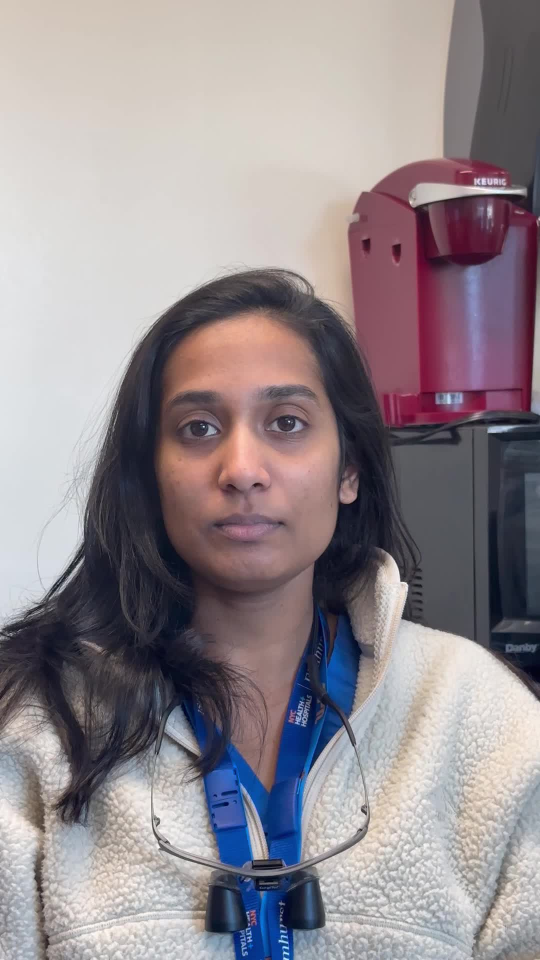
#> input picture calibration_frames/patient1_frame1.jpg, 1080 x 1920 px (shown at 1/2 size)
$ python diagnose_preprocessing_order.py
#> lines starting #> are read from the running program, lines starting #| are printed output that depends on the picture; long printed decimals are rounded
"""
Diagnose ONNX Preprocessing Order Bug

Test if preprocessing before vs after resize causes the observed discrepancy.
"""

import sys
import cv2
import numpy as np
from pathlib import Path

# Add pymtcnn to path
sys.path.insert(0, str(Path(__file__).parent / "pymtcnn"))

TEST_IMAGE = "calibration_frames/patient1_frame1.jpg"

print("="*80)
print("Preprocessing Order Diagnostic")
print("="*80)

# Load test image
img = cv2.imread(TEST_IMAGE)
#> img is the input picture: shape (1920, 1080, 3); mean B, G, R 143.3, 138.5, 147.4
print(f"\nOriginal image shape: {img.shape}")
#| Original image shape: (1920, 1080, 3)
print(f"Original image dtype: {img.dtype}, range: [{img.min()}, {img.max()}]")
#| Original image dtype: uint8, range: [0, 255]

# Test resize at scale 0.5
scale = 0.5
target_h = int(img.shape[0] * scale)
#> target_h = 960
target_w = int(img.shape[1] * scale)
#> target_w = 540

print(f"\nTarget size: {target_h} x {target_w}")
#| Target size: 960 x 540

# Method 1: CORRECT - Resize THEN preprocess (CoreML/Base/OldONNX)
print("\n" + "="*80)
print("Method 1: Resize THEN Preprocess (CORRECT - CoreML/Base/Old ONNX)")
print("="*80)

img_resized_first = cv2.resize(img, (target_w, target_h), interpolation=cv2.INTER_LINEAR)
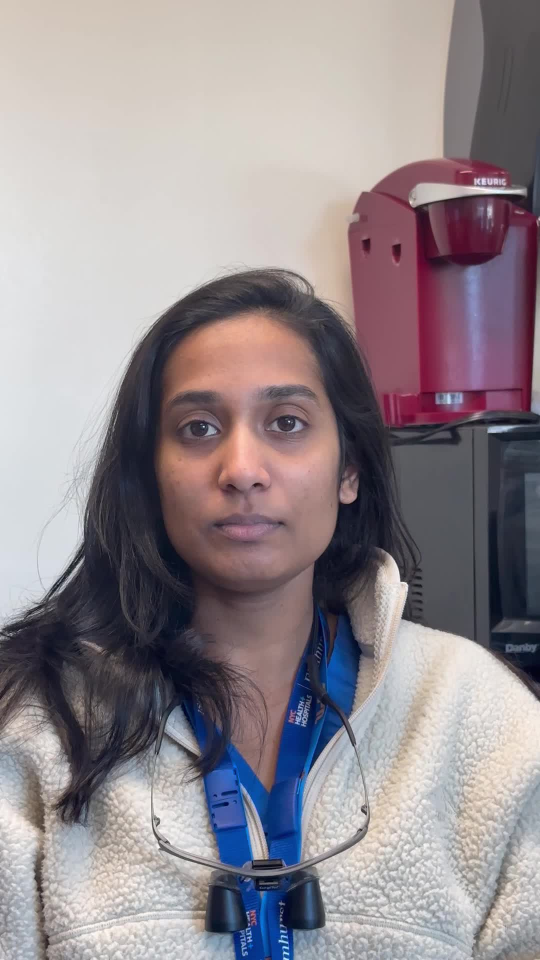
#> img_resized_first: shape (960, 540, 3); mean B, G, R 143.4, 138.6, 147.5
print(f"After resize: shape={img_resized_first.shape}, dtype={img_resized_first.dtype}, range=[{img_resized_first.min()}, {img_resized_first.max()}]")
#| After resize: shape=(960, 540, 3), dtype=uint8, range=[0, 255]

# Normalize
img_norm_after = (img_resized_first.astype(np.float32) - 127.5) * 0.0078125
print(f"After normalize: shape={img_norm_after.shape}, dtype={img_norm_after.dtype}, range=[{img_norm_after.min():.4f}, {img_norm_after.max():.4f}]")
#| After normalize: shape=(960, 540, 3), dtype=float32, range=[-0.9961, 0.9961]

# BGR -> RGB
img_rgb_after = cv2.cvtColor(img_norm_after, cv2.COLOR_BGR2RGB)
print(f"After BGR→RGB: shape={img_rgb_after.shape}, dtype={img_rgb_after.dtype}, range=[{img_rgb_after.min():.4f}, {img_rgb_after.max():.4f}]")
#| After BGR→RGB: shape=(960, 540, 3), dtype=float32, range=[-0.9961, 0.9961]

# Transpose HWC -> CHW
img_final_correct = img_rgb_after.transpose(2, 0, 1)
print(f"After transpose: shape={img_final_correct.shape}")
#| After transpose: shape=(3, 960, 540)

# Method 2: BROKEN - Preprocess THEN resize (Current ONNX)
print("\n" + "="*80)
print("Method 2: Preprocess THEN Resize (BROKEN - Current ONNX)")
print("="*80)

# BGR -> RGB first
img_rgb_first = cv2.cvtColor(img, cv2.COLOR_BGR2RGB)
print(f"After BGR→RGB: shape={img_rgb_first.shape}, dtype={img_rgb_first.dtype}, range=[{img_rgb_first.min()}, {img_rgb_first.max()}]")
#| After BGR→RGB: shape=(1920, 1080, 3), dtype=uint8, range=[0, 255]

# Normalize
img_norm_before = (img_rgb_first.astype(np.float32) - 127.5) / 128.0
print(f"After normalize: shape={img_norm_before.shape}, dtype={img_norm_before.dtype}, range=[{img_norm_before.min():.4f}, {img_norm_before.max():.4f}]")
#| After normalize: shape=(1920, 1080, 3), dtype=float32, range=[-0.9961, 0.9961]

# Resize normalized image
img_resized_after = cv2.resize(img_norm_before, (target_w, target_h), interpolation=cv2.INTER_LINEAR)
print(f"After resize: shape={img_resized_after.shape}, dtype={img_resized_after.dtype}, range=[{img_resized_after.min():.4f}, {img_resized_after.max():.4f}]")
#| After resize: shape=(960, 540, 3), dtype=float32, range=[-0.9961, 0.9961]

# Transpose HWC -> CHW
img_final_broken = img_resized_after.transpose(2, 0, 1)
print(f"After transpose: shape={img_final_broken.shape}")
#| After transpose: shape=(3, 960, 540)

# Compare the two methods
print("\n" + "="*80)
print("Comparison")
print("="*80)

diff = np.abs(img_final_correct - img_final_broken)
print(f"\nAbsolute difference:")
print(f"  Mean: {diff.mean():.6f}")
#|   Mean: 0.001188
print(f"  Max:  {diff.max():.6f}")
#|   Max:  0.003906
print(f"  Median: {np.median(diff):.6f}")
#|   Median: 0
print(f"  Std:  {diff.std():.6f}")
#|   Std:  0.001542

# Check for overshoot
print(f"\nMethod 1 (correct) range: [{img_final_correct.min():.4f}, {img_final_correct.max():.4f}]")
#| Method 1 (correct) range: [-0.9961, 0.9961]
print(f"Method 2 (broken) range:  [{img_final_broken.min():.4f}, {img_final_broken.max():.4f}]")
#| Method 2 (broken) range:  [-0.9961, 0.9961]

if img_final_broken.min() < -1.01 or img_final_broken.max() > 1.01:
    print("\n⚠ WARNING: Method 2 has values outside [-1, 1] range due to interpolation!")
    overshoot_pixels = ((img_final_broken < -1.01) | (img_final_broken > 1.01)).sum()
    total_pixels = img_final_broken.size
    print(f"   Overshoot pixels: {overshoot_pixels} / {total_pixels} ({100*overshoot_pixels/total_pixels:.2f}%)")

# Sample pixel comparison
print("\n" + "="*80)
print("Sample Pixel Values (center region)")
print("="*80)

cy, cx = target_h // 2, target_w // 2
#> cy = 480; cx = 270
for i in range(3):  # RGB channels
    print(f"\nChannel {i} (center pixel):")
    print(f"  Method 1 (correct): {img_final_correct[i, cy, cx]:.6f}")
    print(f"  Method 2 (broken):  {img_final_broken[i, cy, cx]:.6f}")
    print(f"  Difference:         {abs(img_final_correct[i, cy, cx] - img_final_broken[i, cy, cx]):.6f}")
#> this loop made 3 passes
#|   Method 1 (correct): 0.418
#|   Method 2 (broken):  0.4199
#|   Difference:         0.001953
#|   Method 1 (correct): 0.03516
#|   Method 2 (broken):  0.03711
#|   Difference:         0.001953
#|   Method 1 (correct): 0.08203
#|   Method 2 (broken):  0.08398
#|   Difference:         0.001953

print("\n" + "="*80)
print("Conclusion")
print("="*80)

if diff.max() > 0.01:
    print("\n✗ SIGNIFICANT DIFFERENCE DETECTED!")
    print("  The preprocessing order matters significantly.")
    print("  Current ONNX backend (Method 2) produces different results than CoreML/Base.")
    print("  This explains the 42.86% IoU failure!")
else:
    print("\n✓ Methods produce similar results")
    print("  Preprocessing order is not the root cause.")

$ run again, with calibration_frames/patient2_frame1.jpg copied over calibration_frames/patient1_frame1.jpg
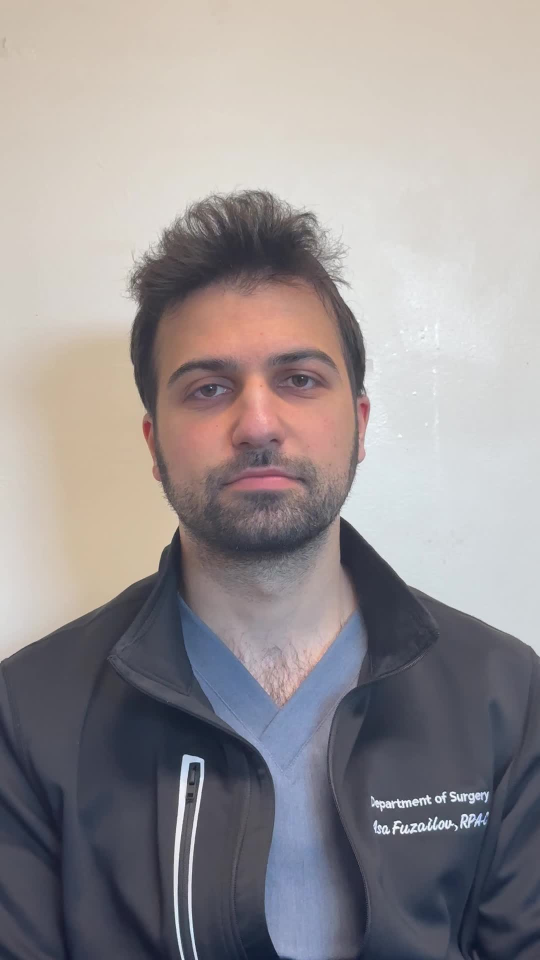
#> input picture calibration_frames/patient2_frame1.jpg, 1080 x 1920 px (shown at 1/2 size)
#> img is the input picture: shape (1920, 1080, 3); mean B, G, R 148, 146.8, 152.3
#| Original image shape: (1920, 1080, 3)
#| Original image dtype: uint8, range: [6, 255]
#| Target size: 960 x 540
#> `img_resized_first = cv2.resize(img, (target_w, target_h), interpolatio..`:
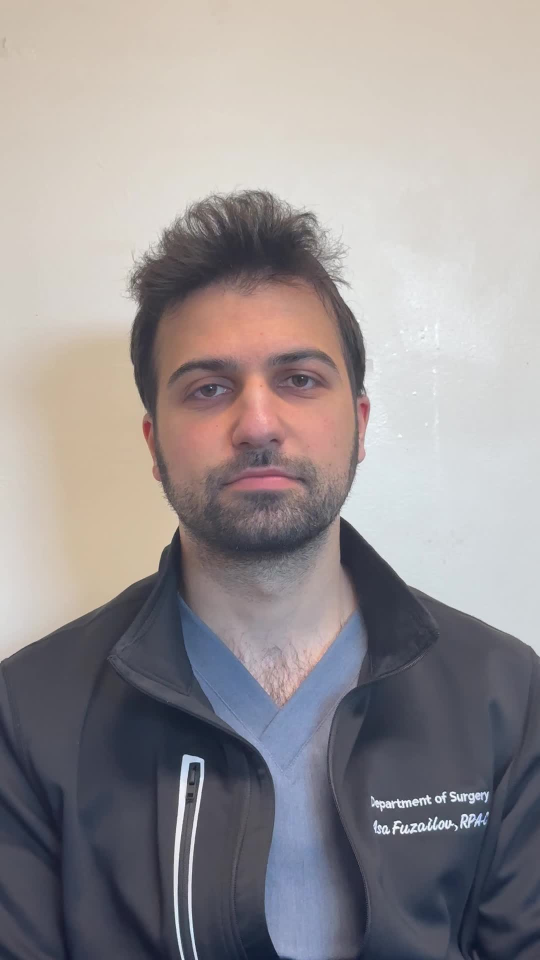
#> img_resized_first: shape (960, 540, 3); mean B, G, R 148.1, 146.8, 152.4
#| After resize: shape=(960, 540, 3), dtype=uint8, range=[11, 255]
#| After normalize: shape=(960, 540, 3), dtype=float32, range=[-0.9102, 0.9961]
#| After BGR→RGB: shape=(960, 540, 3), dtype=float32, range=[-0.9102, 0.9961]
#| After transpose: shape=(3, 960, 540)
#| After BGR→RGB: shape=(1920, 1080, 3), dtype=uint8, range=[6, 255]
#| After normalize: shape=(1920, 1080, 3), dtype=float32, range=[-0.9492, 0.9961]
#| After resize: shape=(960, 540, 3), dtype=float32, range=[-0.9102, 0.9961]
#| After transpose: shape=(3, 960, 540)
#|   Mean: 0.000799
#|   Max:  0.003906
#|   Median: 0
#|   Std:  0.001426
#| Method 1 (correct) range: [-0.9102, 0.9961]
#| Method 2 (broken) range:  [-0.9102, 0.9961]
#> the loop `for i in range(3):` made 3 passes
#|   Method 1 (correct): 0.6758
#|   Method 2 (broken):  0.6777
#|   Difference:         0.001953
#|   Method 1 (correct): 0.01953
#|   Method 2 (broken):  0.02148
#|   Difference:         0.001953
#> (further printed lines are left out)
